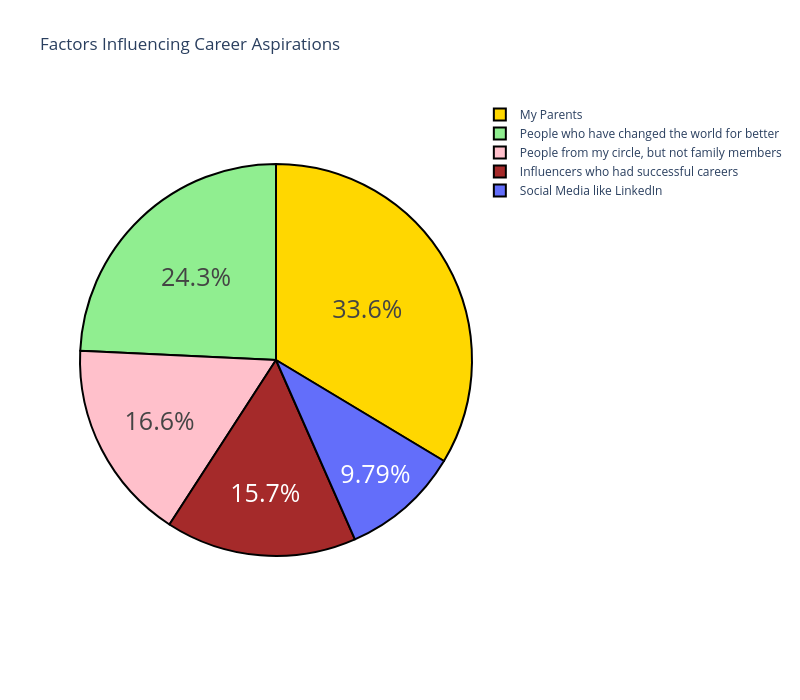

Notebook code for this chart:
### Markdown cell above
# What are the factors influencing the career aspirations of GenZ

### Code cell
questions = df['Which of the below factors influence the most about your career aspirations ?'].value_counts()
label = questions.index
count = questions.values
fig = go.Figure(data = [go.Pie(labels = label, values=count)])
fig.update_layout(title_text='Factors Influencing Career Aspirations', autosize=False, width=800, height=700)
fig.update_traces(hoverinfo='label+value', textinfo='percent', textfont_size=25, marker=dict(colors=['gold', 'lightgreen', 'pink', 'brown'], line=dict(color='black', width=2)))
fig.show()

### Figure 1 — Plotly figure (JSON) as saved in the notebook; plotly's stock layout.template omitted (floating-point values rounded to 4 significant figures)
{"data": [{"hoverinfo": "label+value", "labels": ["My Parents", "People who have changed the world for better", "People from my circle, but not family members", "Influencers who had successful careers", "Social Media like LinkedIn"], "marker": {"colors": ["gold", "lightgreen", "pink", "brown"], "line": {"color": "black", "width": 2}}, "textfont": {"size": 25}, "textinfo": "percent", "type": "pie", "values": [79, 57, 39, 37, 23]}], "layout": {"autosize": false, "height": 700, "title": {"text": "Factors Influencing Career Aspirations"}, "width": 800}}
